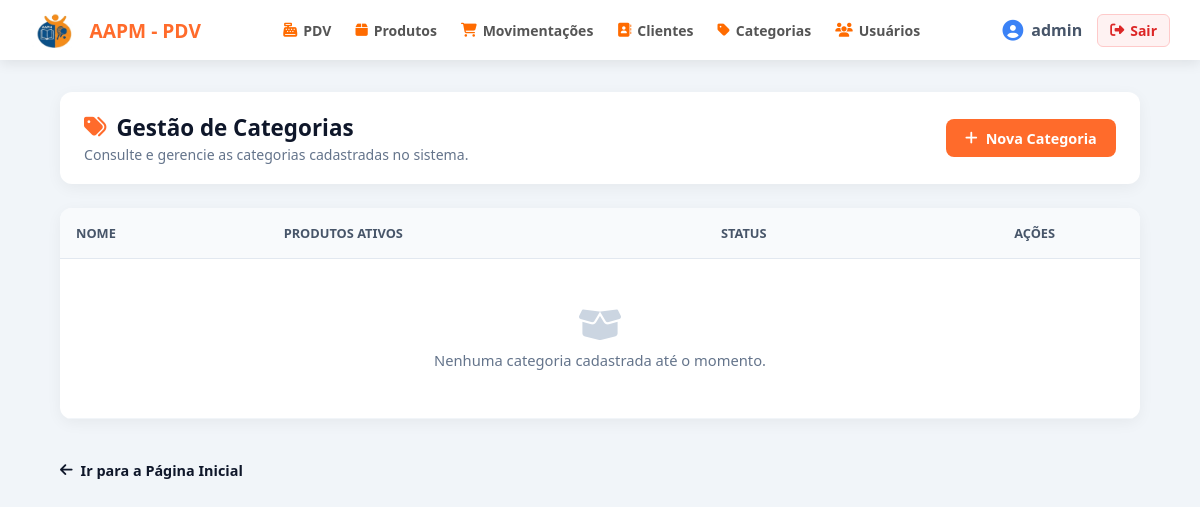
Before: /categorias/ (signed in) with the older database file.
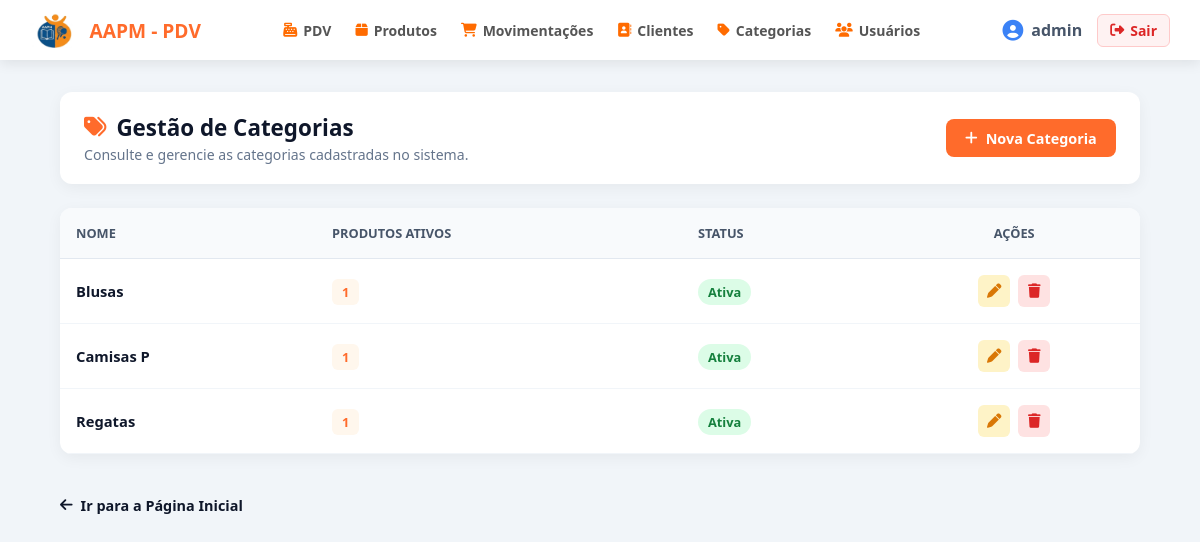
After: the same page with the newer database file.
### app/models/categoria.py (models this page shows)
class Categoria(Base):
    __tablename__ = "categorias"
    id = Column(Integer, primary_key=True, autoincrement=True, index=True)
    nome = Column(String(100), nullable=False, unique=True)
    ativo = Column(Boolean, default=True)
    produtos = relationship("Produto", back_populates="categoria", lazy="select")

### app/controllers/categoria_controller.py (the view)
@router.get("/")
def listar_categorias(
    request: Request,
    busca: str = "",
    status: str = "",
    db: Session = Depends(get_db),
    admin = Depends(get_admin)
):
    query = db.query(Categoria)
    if busca.strip():
        termo = f"%{busca.strip()}%"
        query = query.filter(Categoria.nome.ilike(termo))
    if status == "ativas":
        query = query.filter(Categoria.ativo == True)
    elif status == "inativas":
        query = query.filter(Categoria.ativo == False)
    categorias = query.order_by(Categoria.nome).all()
    return templates.TemplateResponse(
        request,
        "categorias/index.html",
        {
            "request":    request,
            "usuario":    admin,
            "categorias": categorias,
            "busca":      busca,
            "status":     status,
        }
    )

### app/templates/categorias/index.html (shortened to what this page needs)
{% extends "base.html" %}
{% block content %}
<link rel="stylesheet" href="{{ url_for('static', path='CSS_Categorias/categorias.css') }}">
<section class="page-card header-card">
    <div class="title-group">
        <h2><i class="fa-solid fa-tags"></i> Gestão de Categorias</h2>
        <p>Consulte e gerencie as categorias cadastradas no sistema.</p>
    </div>
    <a href="/categorias/nova" class="btn-primary">
        <i class="fa-solid fa-plus"></i> Nova Categoria
    </a>
</section>
<section class="page-card table-card">
    <table class="custom-table">
        <thead>
            <tr>
                <th>NOME</th>
                <th>PRODUTOS ATIVOS</th>
                <th>STATUS</th>
                <th style="text-align: center;">AÇÕES</th>
            </tr>
        </thead>
        <tbody>
            {% for cat in categorias %}
            <tr>
                <td class="col-name">{{ cat.nome }}</td>
                <td>
                    <span class="badge-cat">
                        {{ cat.produtos | selectattr("ativo") | list | length if cat.produtos else 0 }}
                    </span>
                </td>
                <td>
                    {% if cat.ativo %}
                        <span class="badge-stock stock-ok">Ativa</span>
                    {% else %}
                        <span class="badge-stock stock-low">Inativa</span>
                    {% endif %}
                </td>
                <td>
                    <div class="actions-wrapper">
                        <a href="/categorias/{{ cat.id }}/editar" class="btn-icon edit" title="Editar">
                            <i class="fa-solid fa-pen"></i>
                        </a>
                        <a href="/categorias/{{ cat.id }}/deletar"
                           class="btn-icon delete"
                           title="Excluir"
                           onclick="return confirm('Tem certeza que deseja apagar a categoria {{ cat.nome }}?');">
                            <i class="fa-solid fa-trash"></i>
                        </a>
                    </div>
                </td>
            </tr>
            {% else %}
            <tr>
                <td colspan="4" class="empty-state">
                    <i class="fa-solid fa-box-open"></i>
                    <p>Nenhuma categoria cadastrada até o momento.</p>
                </td>
            </tr>
            {% endfor %}
        </tbody>
    </table>
</section>
<div style="margin-top: 15px;">
    <a href="/pdv" style="text-decoration: none; color: #0f172a; font-weight: 600; font-size: 0.9rem; display: inline-flex; align-items: center; gap: 8px;">
        <i class="fa-solid fa-arrow-left"></i> Ir para a Página Inicial
    </a>
</div>
{% endblock %}

Changed rows visible on the page:
added Categoria: nome "Blusas", produtos|selectattr "1", ativo "Ativa"
added Categoria: nome "Camisas P", produtos|selectattr "1", ativo "Ativa"
added Categoria: nome "Regatas", produtos|selectattr "1", ativo "Ativa"
Other visible differences:
text no longer shown: "Nenhuma categoria cadastrada até o momento."
